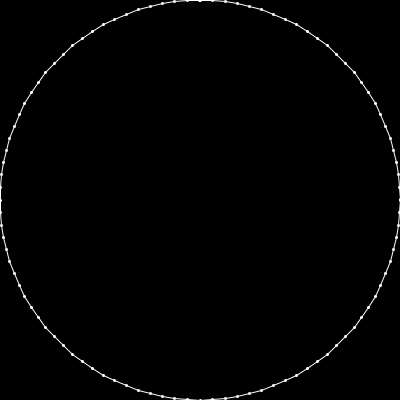
Frame 1 (no input)
Frame 60 (the mouse pressed at the canvas centre just before this capture): identical to frame 1, image omitted
Frame 120 (the mouse held since frame 60 and released just before this capture): identical to frame 1, image omitted

The Processing sketch that drew this single still picture (run headless with seeded random() and noise(); from frame 60 on, the mouse is pressed at the canvas centre):

// Processing sketch: processing_43385
// ── processing_43385.pde

float[ ][ ] points;
boolean dragging;
int point_being_dragged;
float number_of_points = 100.0;

void setup ( )
{
  size (400, 400);
  background (0);
  dragging = false;
  points = new float[(int)number_of_points][2];
  for (int i = 0; i < number_of_points; i++)
  {
    points [i][0] = 200 * sin(i/number_of_points * TWO_PI) + 200;
    points [i][1] = 200 * cos(i/number_of_points * TWO_PI) + 200;
  }
}

void draw ( ) //runs constantly
{
  background (0);
  if (mousePressed && dragging)
  {
    points [point_being_dragged] [0] = mouseX;
    points [point_being_dragged] [1] = mouseY;
  }
  else
  {
    dragging = false;
  }
  stroke (255);
  strokeWeight(1);
  noFill();
  beginShape ();
  for (int i = 0; i < number_of_points; i++)
  {
    vertex (points [i][0], points [i][1]);
  }
  endShape (CLOSE);
  strokeWeight (3);
  beginShape (POINTS);
  for (int i = 0; i < number_of_points; i++)
  {
    vertex (points [i][0], points [i][1]);
  }
  endShape ( );

}

void mousePressed ( ) //runs once when mouse clicked
{
  for (int i = 0; i < number_of_points; i++)
  {
    if ((abs(points [i][0] - mouseX) < 5)
    && (abs(points [i][1] - mouseY) < 5))
    {
      dragging = true;
      point_being_dragged = i;
      return;
    }
  }
}
